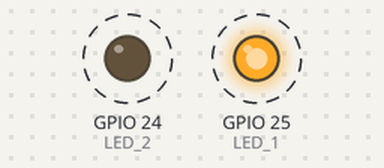
Bench run of a program on a simulated Raspberry Pi (BCM pin numbers). Shown: output pins drawn as LEDs (lit = HIGH). Dashed ring = blinking. What the program prints to the terminal is not drawn.

Above: at 0.04 s.
Timing chart, 0 to 3.0 s (numbered marks = the images above):
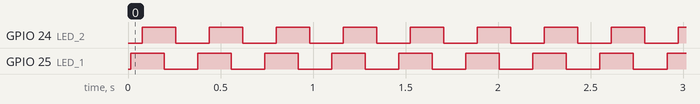

The program:

gpioTest.py
```python
#!/usr/bin/python
import RPi.GPIO as GPIO, time, os
GPIO.setwarnings(False)
GPIO.setmode(GPIO.BCM)
LED_1 = 25
LED_2 = 24
GPIO.setup(LED_1, GPIO.OUT)
GPIO.setup(LED_2, GPIO.OUT)

GPIO.output(LED_1, False)
GPIO.output(LED_2, False)

os.system('clear')

HEADER = '\033[95m'
OKBLUE = '\033[94m'
OKGREEN = '\033[32m'
WARNING = '\033[93m'
FAIL = '\033[31m'
ENDC = '\033[0m'
BOLD = "\033[1m"
CYAN = '\33[36m'

print WARNING + BOLD + "Press Ctrl+C to exit" + ENDC

try:
    while True:
        GPIO.output(LED_1, True)
        print "\033[1;1H"
        print  "LED 1: " + BOLD + OKGREEN + "ON " + ENDC
        print "\033[3;1H"
        time.sleep(0.06)
        GPIO.output(LED_2, True)
        print "\033[2;1H"
        print  "LED 2: " + BOLD + OKGREEN + "ON " + ENDC
        print "\033[3;1H"
        time.sleep(0.12)
        GPIO.output(LED_1, False)
        print "\033[1;1H"
        print "LED 1: " + BOLD + FAIL +  "OFF" + ENDC
        print "\033[3;1H"
        time.sleep(0.06)
        GPIO.output(LED_2, False)
        print "\033[2;1H"
        print "LED 2: " + BOLD + FAIL +  "OFF" + ENDC
        print "\033[3;1H"
        time.sleep(0.12)
except KeyboardInterrupt:
    pass

GPIO.cleanup()
print "\033[3;1H"
print BOLD + CYAN + "Closed GPIO" + ENDC
time.sleep(1)
os.system('clear')
```

Measured:
- by itself, GPIO 24 (LED_2), GPIO 25 (LED_1): alternates HIGH for 0.18 s and LOW for 0.18 s
